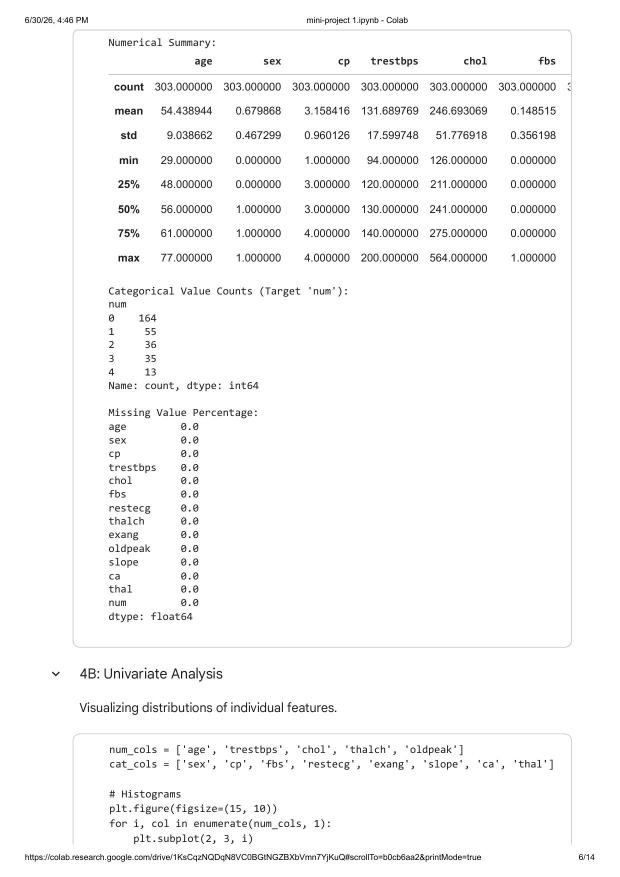
#> input picture extracted_images/image6.jpg, 1240 x 1754 px (shown at 1/2 size)
$ python crop_test.py
#> lines starting #> are read from the running program, lines starting #| are printed output that depends on the picture
import os
from PIL import Image

im6 = Image.open('extracted_images/image6.jpg')
#> im6 is the input picture: PIL image 1240x1754 RGB; min 0, max 255, mean 248.4
# crop top and bottom
im6_top = im6.crop((40, 30, 1200, 600))
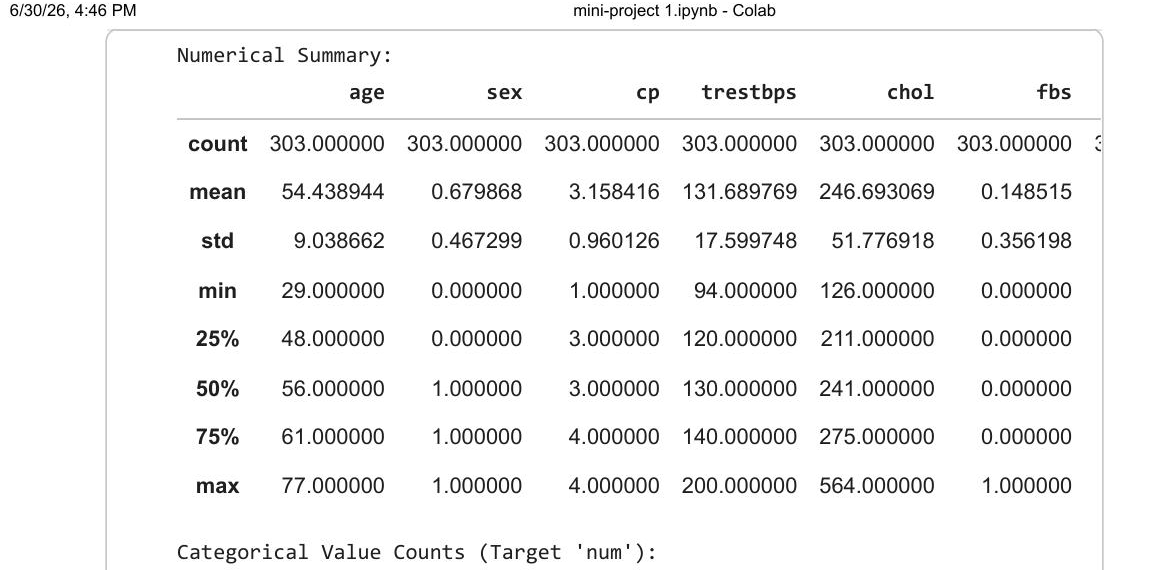
#> im6_top: PIL image 1160x570 RGB; min 0, max 255, mean 243
im6_bot = im6.crop((40, 600, 1200, 1720))
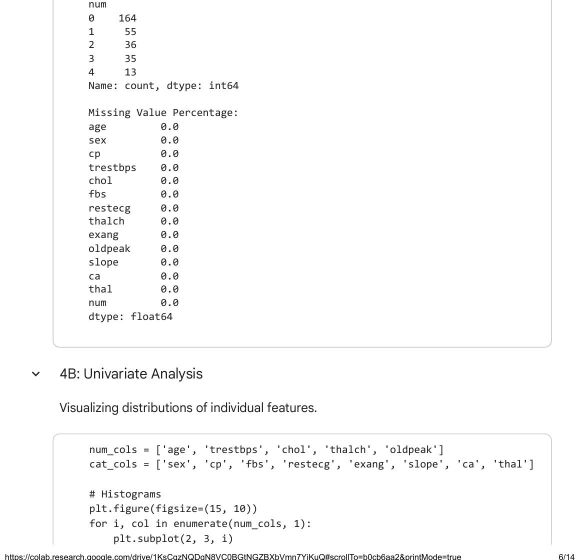
#> im6_bot: PIL image 1160x1120 RGB (shown at 1/2 size); min 0, max 255, mean 250.1
im6_top.save('processed_figures/test_im6_top.png')
im6_bot.save('processed_figures/test_im6_bot.png')

im10 = Image.open('extracted_images/image10.jpg')
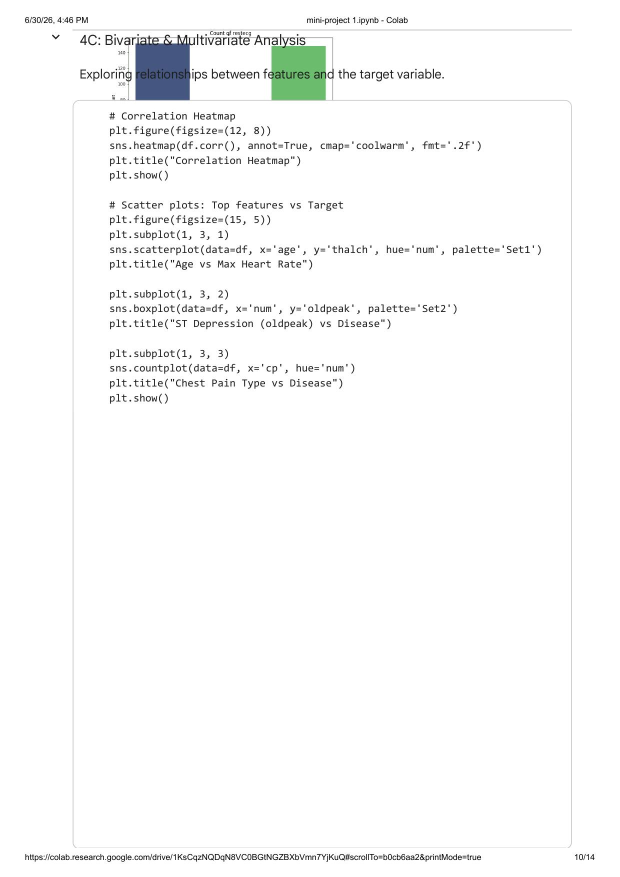
#> input picture extracted_images/image10.jpg, 1240 x 1754 px (shown at 1/2 size)
#> im10 is the input picture: PIL image 1240x1754 RGB; mean R, G, B 249.1, 249.6, 249.4
# In image10, y=34..810 is the actual content!
im10_crop = im10.crop((40, 30, 1200, 815))
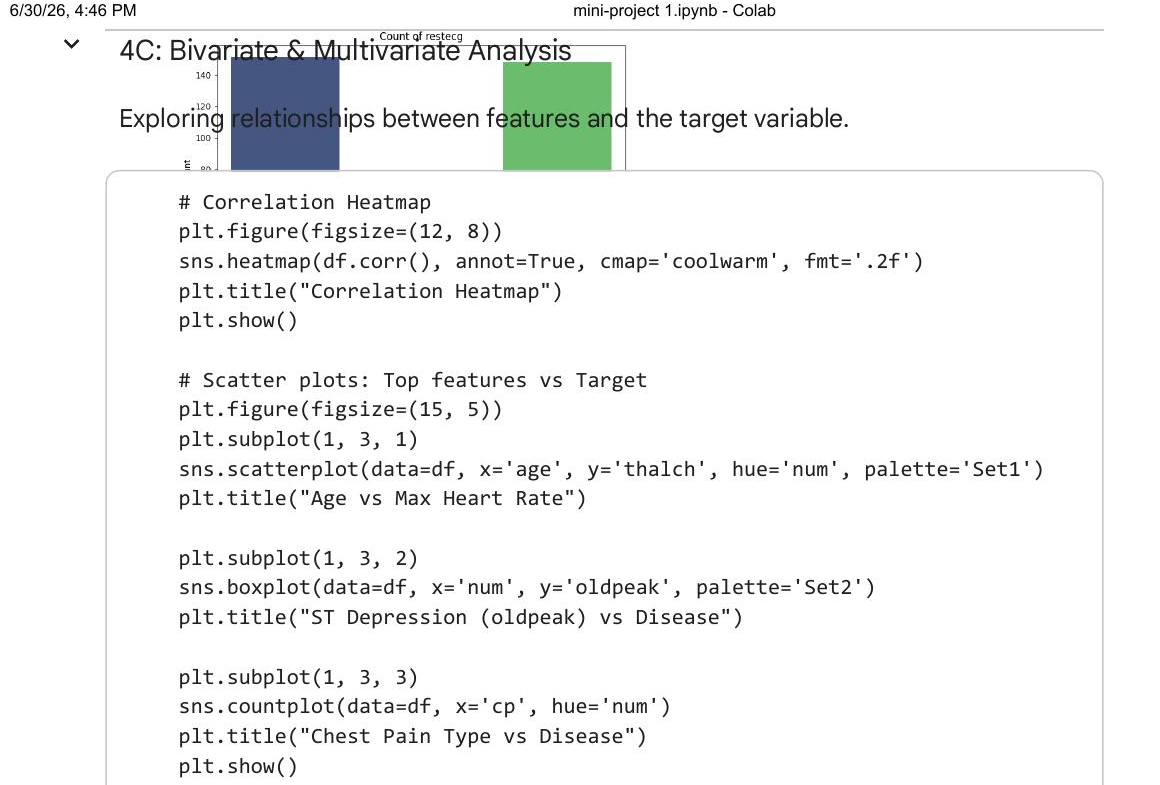
#> im10_crop: PIL image 1160x785 RGB; mean R, G, B 242.2, 243.4, 243
im10_crop.save('processed_figures/test_im10_crop.png')

print("Saved test crops for im6 and im10")
